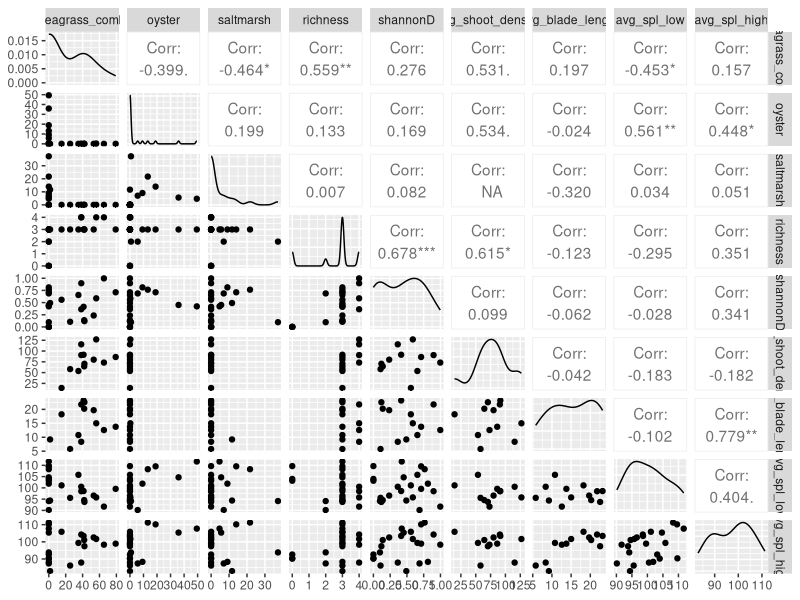
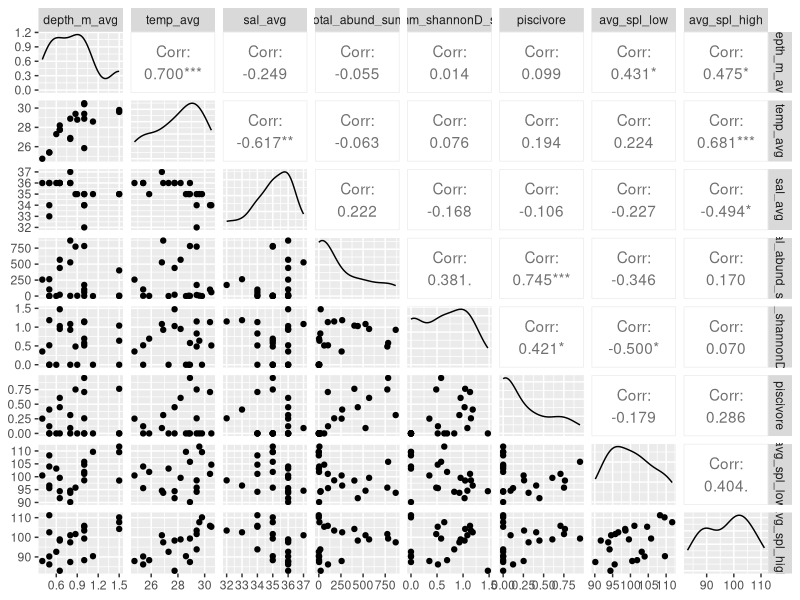

Here is the R script that generated these plots, in order: (Note: this script raises an error after producing the figures.)
## ---- chunk 1
knitr::opts_chunk$set(echo = TRUE)
## ---- chunk 2
library(ggplot2)
library(GGally)
library(dplyr)
library(tidyr)

ecometrics = read.csv("data/clean_data/ecometrics.csv")

## ---- chunk 3
sound_hab = ecometrics %>%
  select(site, habitat, seagrass_comb, oyster, saltmarsh, richness, shannonD,
         avg_shoot_density, avg_blade_length,
        avg_spl_low, avg_spl_high)

ggpairs(sound_hab[,3:11])

sound_com = ecometrics %>%
  select(site, habitat, depth_m_avg, temp_avg, sal_avg, total_abund_sum, comm_shannonD_sum, 
         piscivore, avg_spl_low, avg_spl_high)

#sound_com$log_abund = log10(sound_com$total_abund_sum)
#plot(sound_com$total_abund_sum)

ggpairs(sound_com[,3:10])

# only piscivore was interesting
# sound_trophic = ecometrics %>%
#   select(site, habitat, carnivore, piscivore, planktivore, 
#          avg_spl_low, avg_spl_high)
# 
# ggpairs(sound_trophic[,3:7])


## ---- chunk 4
benthic_cor = cor(site_means[,-c(1:2)])
round(benthic_cor,3)

benthic_comb_cor = cor(site_means_comb[,-c(1:2)])
round(benthic_comb_cor,3)

## ---- chunk 5


# add habitat label and filter to only seagrass

#Benthic metrics
ggplot(aes(x = richness_comb, y = avg_spl_low, color = habitat), data = ecometrics)+
  geom_point()

ggplot(aes(x = shannonD , y = avg_spl_low, color = habitat), data = ecometrics)+
  geom_point()

ggplot(aes(x = totalcover, y = avg_spl_low, color = habitat), data = ecometrics)+ theme_bw()+
  geom_point(size = 3)+
  geom_smooth(method = "lm", se = FALSE)+
  scale_color_discrete(name = "Habitat type")+
  ylab("Average sound pressure level (db re 1 uPa")+ 
  xlab("Average percent cover")+
  theme(axis.text = element_text(size = 16), 
        axis.title = element_text(size = 18), 
        legend.title = element_text(size = 18), 
        legend.text = element_text(size = 16))

#Habitat Metrics
ggplot(aes(x = seagrass_comb, y = avg_spl_low, color = habitat), data = ecometrics)+
  geom_point()

ggplot(aes(x = saltmarsh, y = avg_spl_low, color = habitat), data = ecometrics)+
  geom_point()

ggplot(aes(x = saltmarsh, y = avg_spl_high, color = habitat), data = ecometrics)+
  geom_point()

ggplot(aes(x = oyster, y = avg_spl_high, color = habitat), data = ecometrics)+
  geom_point()

ggplot(aes(x = oyster, y = avg_spl_low, color = habitat), data = ecometrics)+
  geom_point()

# Community metrics
ggplot(aes(x = total_abund_sum, y = avg_spl_low, color = habitat), data = ecometrics)+
  geom_point()

ggplot(aes(x = comm_shannonD_sum, y = avg_spl_low, color = habitat), data = ecometrics)+
  geom_point()

ggplot(aes(x = comm_richness_sum, y = avg_spl_low, color = habitat), data = ecometrics)+
  geom_point()

ggplot(aes(x = X1_Depth_m, y = avg_spl_low, color = habitat), data = ecometrics)+
  geom_point()

#ecometrics[is.na(ecometrics)] = 0
#sound_eco_cor = cor(ecometrics[,c(6:24,27:62)], use = "pairwise.complete.obs")

